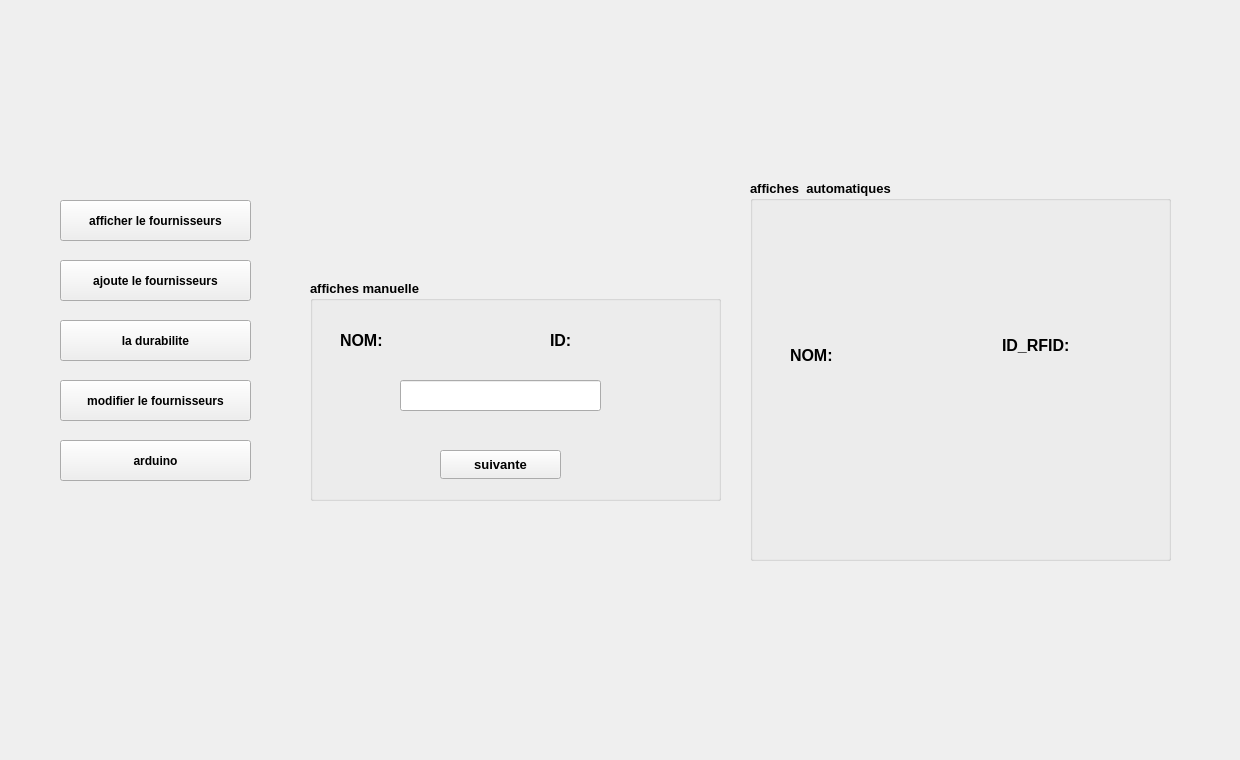
        <widget class="QWidget" name="page_12">
         <widget class="QLabel" name="label_58">
          <property name="geometry">
           <rect>
            <x>10</x>
            <y>0</y>
            <width>1221</width>
            <height>751</height>
           </rect>
          </property>
          <property name="styleSheet">
           <string notr="true">
background-image:url(/images/backgroundacceuil.png);</string>
          </property>
          <property name="text">
           <string/>
          </property>
          <property name="pixmap">
           <pixmap resource="ressources.qrc">:/images/bg.jpeg</pixmap>
          </property>
          <property name="scaledContents">
           <bool>true</bool>
          </property>
         </widget>
         <widget class="QPushButton" name="arduino_3">
          <property name="geometry">
           <rect>
            <x>60</x>
            <y>440</y>
            <width>191</width>
            <height>41</height>
           </rect>
          </property>
          <property name="font">
           <font>
            <bold>true</bold>
           </font>
          </property>
          <property name="text">
           <string>arduino</string>
          </property>
          <property name="icon">
           <iconset resource="ressources.qrc">
            <normaloff>:/images/loginicon.png</normaloff>:/images/loginicon.png</iconset>
          </property>
         </widget>
         <widget class="QPushButton" name="ajoutunfournissurs_4">
          <property name="geometry">
           <rect>
            <x>60</x>
            <y>260</y>
            <width>191</width>
            <height>41</height>
           </rect>
          </property>
          <property name="font">
           <font>
            <bold>true</bold>
           </font>
          </property>
          <property name="text">
           <string>ajoute le fournisseurs</string>
          </property>
          <property name="icon">
           <iconset resource="ressources.qrc">
            <normaloff>:/images/tt1.png</normaloff>:/images/tt1.png</iconset>
          </property>
         </widget>
         <widget class="QPushButton" name="affichelefournissurs_4">
          <property name="geometry">
           <rect>
            <x>60</x>
            <y>200</y>
            <width>191</width>
            <height>41</height>
           </rect>
          </property>
          <property name="font">
           <font>
            <bold>true</bold>
           </font>
          </property>
          <property name="text">
           <string>afficher le fournisseurs</string>
          </property>
          <property name="icon">
           <iconset resource="ressources.qrc">
            <normaloff>:/images/ima.png</normaloff>:/images/ima.png</iconset>
          </property>
         </widget>
         <widget class="QPushButton" name="ladurabilote_4">
          <property name="geometry">
           <rect>
            <x>60</x>
            <y>320</y>
            <width>191</width>
            <height>41</height>
           </rect>
          </property>
          <property name="font">
           <font>
            <bold>true</bold>
           </font>
          </property>
          <property name="text">
           <string>la durabilite</string>
          </property>
          <property name="icon">
           <iconset resource="ressources.qrc">
            <normaloff>:/images/r1.png</normaloff>:/images/r1.png</iconset>
          </property>
         </widget>
         <widget class="QPushButton" name="modificationfour">
          <property name="geometry">
           <rect>
            <x>60</x>
            <y>380</y>
            <width>191</width>
            <height>41</height>
           </rect>
          </property>
          <property name="font">
           <font>
            <bold>true</bold>
           </font>
          </property>
          <property name="text">
           <string>modifier le fournisseurs</string>
          </property>
          <property name="icon">
           <iconset resource="ressources.qrc">
            <normaloff>:/images/edit-button.png</normaloff>:/images/edit-button.png</iconset>
          </property>
         </widget>
         <widget class="QGroupBox" name="groupBox_10">
          <property name="geometry">
           <rect>
            <x>310</x>
            <y>280</y>
            <width>411</width>
            <height>221</height>
           </rect>
          </property>
          <property name="font">
           <font>
            <pointsize>10</pointsize>
            <bold>true</bold>
           </font>
          </property>
          <property name="title">
           <string>affiches manuelle</string>
          </property>
          <widget class="QLineEdit" name="lineEdit_idrf">
           <property name="geometry">
            <rect>
             <x>90</x>
             <y>100</y>
             <width>201</width>
             <height>31</height>
            </rect>
           </property>
          </widget>
          <widget class="QLabel" name="lineEdit_FournisseurNom">
           <property name="geometry">
            <rect>
             <x>30</x>
             <y>40</y>
             <width>151</width>
             <height>41</height>
            </rect>
           </property>
           <property name="font">
            <font>
             <pointsize>12</pointsize>
             <bold>true</bold>
            </font>
           </property>
           <property name="text">
            <string>NOM:</string>
           </property>
          </widget>
          <widget class="QLabel" name="label_id">
           <property name="geometry">
            <rect>
             <x>240</x>
             <y>40</y>
             <width>151</width>
             <height>41</height>
            </rect>
           </property>
           <property name="font">
            <font>
             <pointsize>12</pointsize>
             <bold>true</bold>
            </font>
           </property>
           <property name="text">
            <string>ID:</string>
           </property>
          </widget>
          <widget class="QPushButton" name="rechercher_idrf">
           <property name="geometry">
            <rect>
             <x>130</x>
             <y>170</y>
             <width>121</width>
             <height>29</height>
            </rect>
           </property>
           <property name="font">
            <font>
             <bold>true</bold>
            </font>
           </property>
           <property name="text">
            <string>suivante</string>
           </property>
           <property name="icon">
            <iconset resource="ressources.qrc">
             <normaloff>:/images/headhunting.png</normaloff>:/images/headhunting.png</iconset>
           </property>
          </widget>
         </widget>
         <widget class="QGroupBox" name="groupBox_fours">
          <property name="geometry">
           <rect>
            <x>750</x>
            <y>180</y>
            <width>421</width>
            <height>381</height>
           </rect>
          </property>
          <property name="font">
           <font>
            <pointsize>10</pointsize>
            <bold>true</bold>
           </font>
          </property>
          <property name="title">
           <string>affiches  automatiques</string>
          </property>
          <widget class="QLabel" name="label_nom_four">
           <property name="geometry">
            <rect>
             <x>40</x>
             <y>150</y>
             <width>141</width>
             <height>51</height>
            </rect>
           </property>
           <property name="font">
            <font>
             <pointsize>12</pointsize>
             <bold>true</bold>
            </font>
           </property>
           <property name="text">
            <string>NOM:</string>
           </property>
          </widget>
          <widget class="QLabel" name="lineEdit_FournisseurID_10">
           <property name="geometry">
            <rect>
             <x>252</x>
             <y>140</y>
             <width>141</width>
             <height>51</height>
            </rect>
           </property>
           <property name="font">
            <font>
             <pointsize>12</pointsize>
             <bold>true</bold>
            </font>
           </property>
           <property name="text">
            <string>ID_RFID:</string>
           </property>
          </widget>
         </widget>
        </widget>
